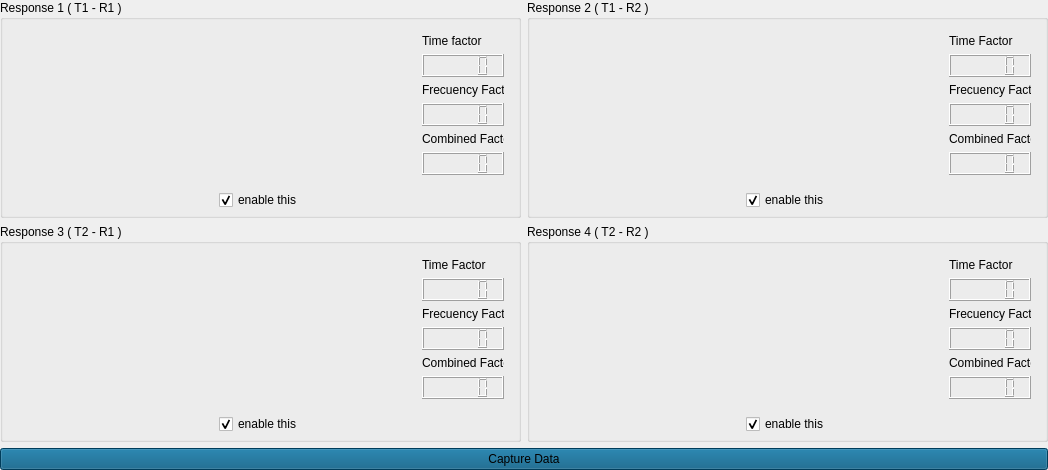
        <widget class="QWidget" name="widget_3" native="true">
         <layout class="QVBoxLayout" name="verticalLayout">
          <property name="leftMargin">
           <number>0</number>
          </property>
          <property name="topMargin">
           <number>0</number>
          </property>
          <property name="rightMargin">
           <number>0</number>
          </property>
          <property name="bottomMargin">
           <number>0</number>
          </property>
          <item>
           <widget class="QWidget" name="widget" native="true">
            <layout class="QGridLayout" name="gridLayout_6">
             <property name="leftMargin">
              <number>0</number>
             </property>
             <property name="topMargin">
              <number>0</number>
             </property>
             <property name="rightMargin">
              <number>0</number>
             </property>
             <property name="bottomMargin">
              <number>0</number>
             </property>
             <item row="0" column="0">
              <widget class="QGroupBox" name="asdf">
               <property name="title">
                <string>Response 1 ( T1 - R1 )</string>
               </property>
               <layout class="QVBoxLayout" name="verticalLayout_19">
                <property name="leftMargin">
                 <number>5</number>
                </property>
                <property name="topMargin">
                 <number>5</number>
                </property>
                <property name="rightMargin">
                 <number>5</number>
                </property>
                <property name="bottomMargin">
                 <number>5</number>
                </property>
                <item>
                 <widget class="QWidget" name="t1r1" native="true">
                  <layout class="QHBoxLayout" name="horizontalLayout_15">
                   <property name="spacing">
                    <number>0</number>
                   </property>
                   <property name="leftMargin">
                    <number>0</number>
                   </property>
                   <property name="topMargin">
                    <number>0</number>
                   </property>
                   <property name="rightMargin">
                    <number>0</number>
                   </property>
                   <property name="bottomMargin">
                    <number>0</number>
                   </property>
                   <item>
                    <widget class="QWidget" name="t1r1Graph" native="true"/>
                   </item>
                   <item>
                    <widget class="QWidget" name="widget_18" native="true">
                     <property name="maximumSize">
                      <size>
                       <width>100</width>
                       <height>16777215</height>
                      </size>
                     </property>
                     <layout class="QVBoxLayout" name="verticalLayout_4">
                      <item>
                       <widget class="QLabel" name="label_30">
                        <property name="text">
                         <string>Time factor</string>
                        </property>
                       </widget>
                      </item>
                      <item>
                       <widget class="QLCDNumber" name="t1r1Time"/>
                      </item>
                      <item>
                       <widget class="QLabel" name="label_31">
                        <property name="text">
                         <string>Frecuency Factor</string>
                        </property>
                       </widget>
                      </item>
                      <item>
                       <widget class="QLCDNumber" name="t1r1Frecuency"/>
                      </item>
                      <item>
                       <widget class="QLabel" name="label_32">
                        <property name="text">
                         <string>Combined Factor</string>
                        </property>
                       </widget>
                      </item>
                      <item>
                       <widget class="QLCDNumber" name="t1r1Combined"/>
                      </item>
                     </layout>
                    </widget>
                   </item>
                  </layout>
                 </widget>
                </item>
                <item>
                 <widget class="QWidget" name="widget_2" native="true">
                  <layout class="QHBoxLayout" name="horizontalLayout">
                   <property name="spacing">
                    <number>0</number>
                   </property>
                   <property name="leftMargin">
                    <number>0</number>
                   </property>
                   <property name="topMargin">
                    <number>0</number>
                   </property>
                   <property name="rightMargin">
                    <number>0</number>
                   </property>
                   <property name="bottomMargin">
                    <number>0</number>
                   </property>
                   <item>
                    <spacer name="horizontalSpacer_9">
                     <property name="orientation">
                      <enum>Qt::Horizontal</enum>
                     </property>
                     <property name="sizeHint" stdset="0">
                      <size>
                       <width>147</width>
                       <height>20</height>
                      </size>
                     </property>
                    </spacer>
                   </item>
                   <item>
                    <widget class="QCheckBox" name="t1r1Enable">
                     <property name="text">
                      <string>enable this</string>
                     </property>
                     <property name="checked">
                      <bool>true</bool>
                     </property>
                    </widget>
                   </item>
                   <item>
                    <spacer name="horizontalSpacer_10">
                     <property name="orientation">
                      <enum>Qt::Horizontal</enum>
                     </property>
                     <property name="sizeHint" stdset="0">
                      <size>
                       <width>146</width>
                       <height>20</height>
                      </size>
                     </property>
                    </spacer>
                   </item>
                  </layout>
                 </widget>
                </item>
               </layout>
              </widget>
             </item>
             <item row="0" column="1">
              <widget class="QGroupBox" name="asdfw">
               <property name="title">
                <string>Response 2 ( T1 - R2 )</string>
               </property>
               <layout class="QVBoxLayout" name="verticalLayout_6">
                <property name="leftMargin">
                 <number>5</number>
                </property>
                <property name="topMargin">
                 <number>5</number>
                </property>
                <property name="rightMargin">
                 <number>5</number>
                </property>
                <property name="bottomMargin">
                 <number>5</number>
                </property>
                <item>
                 <widget class="QWidget" name="t1r2" native="true">
                  <layout class="QHBoxLayout" name="horizontalLayout_10">
                   <property name="spacing">
                    <number>0</number>
                   </property>
                   <property name="leftMargin">
                    <number>0</number>
                   </property>
                   <property name="topMargin">
                    <number>0</number>
                   </property>
                   <property name="rightMargin">
                    <number>0</number>
                   </property>
                   <property name="bottomMargin">
                    <number>0</number>
                   </property>
                   <item>
                    <widget class="QWidget" name="t1r2Graph" native="true"/>
                   </item>
                   <item>
                    <widget class="QWidget" name="widget_23" native="true">
                     <property name="maximumSize">
                      <size>
                       <width>100</width>
                       <height>16777215</height>
                      </size>
                     </property>
                     <layout class="QVBoxLayout" name="verticalLayout_5">
                      <item>
                       <widget class="QLabel" name="label_33">
                        <property name="text">
                         <string>Time Factor </string>
                        </property>
                       </widget>
                      </item>
                      <item>
                       <widget class="QLCDNumber" name="t1r2Time"/>
                      </item>
                      <item>
                       <widget class="QLabel" name="label_34">
                        <property name="text">
                         <string>Frecuency Factor</string>
                        </property>
                       </widget>
                      </item>
                      <item>
                       <widget class="QLCDNumber" name="t1r2Frecuency"/>
                      </item>
                      <item>
                       <widget class="QLabel" name="label_35">
                        <property name="text">
                         <string>Combined Factor</string>
                        </property>
                       </widget>
                      </item>
                      <item>
                       <widget class="QLCDNumber" name="t1r2Combined"/>
                      </item>
                     </layout>
                    </widget>
                   </item>
                  </layout>
                 </widget>
                </item>
                <item>
                 <widget class="QWidget" name="widget_10" native="true">
                  <layout class="QHBoxLayout" name="horizontalLayout_2">
                   <property name="spacing">
                    <number>0</number>
                   </property>
                   <property name="leftMargin">
                    <number>0</number>
                   </property>
                   <property name="topMargin">
                    <number>0</number>
                   </property>
                   <property name="rightMargin">
                    <number>0</number>
                   </property>
                   <property name="bottomMargin">
                    <number>0</number>
                   </property>
                   <item>
                    <spacer name="horizontalSpacer_11">
                     <property name="orientation">
                      <enum>Qt::Horizontal</enum>
                     </property>
                     <property name="sizeHint" stdset="0">
                      <size>
                       <width>211</width>
                       <height>20</height>
                      </size>
                     </property>
                    </spacer>
                   </item>
                   <item>
                    <widget class="QCheckBox" name="t1r2Enable">
                     <property name="text">
                      <string>enable this</string>
                     </property>
                     <property name="checked">
                      <bool>true</bool>
                     </property>
                    </widget>
                   </item>
                   <item>
                    <spacer name="horizontalSpacer_12">
                     <property name="orientation">
                      <enum>Qt::Horizontal</enum>
                     </property>
                     <property name="sizeHint" stdset="0">
                      <size>
                       <width>211</width>
                       <height>20</height>
                      </size>
                     </property>
                    </spacer>
                   </item>
                  </layout>
                 </widget>
                </item>
               </layout>
              </widget>
             </item>
             <item row="1" column="0">
              <widget class="QGroupBox" name="f22e">
               <property name="title">
                <string>Response 3 ( T2 - R1 )</string>
               </property>
               <layout class="QVBoxLayout" name="verticalLayout_14">
                <property name="leftMargin">
                 <number>5</number>
                </property>
                <property name="topMargin">
                 <number>5</number>
                </property>
                <property name="rightMargin">
                 <number>5</number>
                </property>
                <property name="bottomMargin">
                 <number>5</number>
                </property>
                <item>
                 <widget class="QWidget" name="t2r1" native="true">
                  <layout class="QHBoxLayout" name="horizontalLayout_11">
                   <property name="spacing">
                    <number>0</number>
                   </property>
                   <property name="leftMargin">
                    <number>0</number>
                   </property>
                   <property name="topMargin">
                    <number>0</number>
                   </property>
                   <property name="rightMargin">
                    <number>0</number>
                   </property>
                   <property name="bottomMargin">
                    <number>0</number>
                   </property>
                   <item>
                    <widget class="QWidget" name="t2r1Graph" native="true"/>
                   </item>
                   <item>
                    <widget class="QWidget" name="widget_24" native="true">
                     <property name="maximumSize">
                      <size>
                       <width>100</width>
                       <height>16777215</height>
                      </size>
                     </property>
                     <layout class="QVBoxLayout" name="verticalLayout_8">
                      <item>
                       <widget class="QLabel" name="label_36">
                        <property name="text">
                         <string>Time Factor </string>
                        </property>
                       </widget>
                      </item>
                      <item>
                       <widget class="QLCDNumber" name="t2r1Time"/>
                      </item>
                      <item>
                       <widget class="QLabel" name="label_37">
                        <property name="text">
                         <string>Frecuency Factor</string>
                        </property>
                       </widget>
                      </item>
                      <item>
                       <widget class="QLCDNumber" name="t2r1Frecuency"/>
                      </item>
                      <item>
                       <widget class="QLabel" name="label_43">
                        <property name="text">
                         <string>Combined Factor</string>
                        </property>
                       </widget>
                      </item>
                      <item>
                       <widget class="QLCDNumber" name="t2r1Combined"/>
                      </item>
                     </layout>
                    </widget>
                   </item>
                  </layout>
                 </widget>
                </item>
                <item>
                 <widget class="QWidget" name="widget_26" native="true">
                  <layout class="QHBoxLayout" name="horizontalLayout_14">
                   <property name="spacing">
                    <number>0</number>
                   </property>
                   <property name="leftMargin">
                    <number>0</number>
                   </property>
                   <property name="topMargin">
                    <number>0</number>
                   </property>
                   <property name="rightMargin">
                    <number>0</number>
                   </property>
                   <property name="bottomMargin">
                    <number>0</number>
                   </property>
                   <item>
                    <spacer name="horizontalSpacer_15">
                     <property name="orientation">
                      <enum>Qt::Horizontal</enum>
                     </property>
                     <property name="sizeHint" stdset="0">
                      <size>
                       <width>211</width>
                       <height>20</height>
                      </size>
                     </property>
                    </spacer>
                   </item>
                   <item>
                    <widget class="QCheckBox" name="t2r1Enable">
                     <property name="text">
                      <string>enable this</string>
                     </property>
                     <property name="checked">
                      <bool>true</bool>
                     </property>
                    </widget>
                   </item>
                   <item>
                    <spacer name="horizontalSpacer_16">
                     <property name="orientation">
                      <enum>Qt::Horizontal</enum>
                     </property>
                     <property name="sizeHint" stdset="0">
                      <size>
                       <width>211</width>
                       <height>20</height>
                      </size>
                     </property>
                    </spacer>
                   </item>
                  </layout>
                 </widget>
                </item>
               </layout>
              </widget>
             </item>
             <item row="1" column="1">
              <widget class="QGroupBox" name="h4tge">
               <property name="title">
                <string>Response 4 ( T2 - R2 )</string>
               </property>
               <layout class="QVBoxLayout" name="verticalLayout_18">
                <property name="leftMargin">
                 <number>5</number>
                </property>
                <property name="topMargin">
                 <number>5</number>
                </property>
                <property name="rightMargin">
                 <number>5</number>
                </property>
                <property name="bottomMargin">
                 <number>5</number>
                </property>
                <item>
                 <widget class="QWidget" name="t2r2" native="true">
                  <layout class="QHBoxLayout" name="horizontalLayout_9">
                   <property name="spacing">
                    <number>0</number>
                   </property>
                   <property name="leftMargin">
                    <number>0</number>
                   </property>
                   <property name="topMargin">
                    <number>0</number>
                   </property>
                   <property name="rightMargin">
                    <number>0</number>
                   </property>
                   <property name="bottomMargin">
                    <number>0</number>
                   </property>
                   <item>
                    <widget class="QWidget" name="t2r2Graph" native="true"/>
                   </item>
                   <item>
                    <widget class="QWidget" name="widget_25" native="true">
                     <property name="maximumSize">
                      <size>
                       <width>100</width>
                       <height>16777215</height>
                      </size>
                     </property>
                     <layout class="QVBoxLayout" name="verticalLayout_9">
                      <item>
                       <widget class="QLabel" name="label_44">
                        <property name="text">
                         <string>Time Factor </string>
                        </property>
                       </widget>
                      </item>
                      <item>
                       <widget class="QLCDNumber" name="t2r2Time"/>
                      </item>
                      <item>
                       <widget class="QLabel" name="label_45">
                        <property name="text">
                         <string>Frecuency Factor</string>
                        </property>
                       </widget>
                      </item>
                      <item>
                       <widget class="QLCDNumber" name="t2r2Frecuency"/>
                      </item>
                      <item>
                       <widget class="QLabel" name="label_46">
                        <property name="text">
                         <string>Combined Factor</string>
                        </property>
                       </widget>
                      </item>
                      <item>
                       <widget class="QLCDNumber" name="t2r2Combined"/>
                      </item>
                     </layout>
                    </widget>
                   </item>
                  </layout>
                 </widget>
                </item>
                <item>
                 <widget class="QWidget" name="widget_20" native="true">
                  <layout class="QHBoxLayout" name="horizontalLayout_5">
                   <property name="spacing">
                    <number>0</number>
                   </property>
                   <property name="leftMargin">
                    <number>0</number>
                   </property>
                   <property name="topMargin">
                    <number>0</number>
                   </property>
                   <property name="rightMargin">
                    <number>0</number>
                   </property>
                   <property name="bottomMargin">
                    <number>0</number>
                   </property>
                   <item>
                    <spacer name="horizontalSpacer_13">
                     <property name="orientation">
                      <enum>Qt::Horizontal</enum>
                     </property>
                     <property name="sizeHint" stdset="0">
                      <size>
                       <width>211</width>
                       <height>20</height>
                      </size>
                     </property>
                    </spacer>
                   </item>
                   <item>
                    <widget class="QCheckBox" name="t2r2Enable">
                     <property name="text">
                      <string>enable this</string>
                     </property>
                     <property name="checked">
                      <bool>true</bool>
                     </property>
                    </widget>
                   </item>
                   <item>
                    <spacer name="horizontalSpacer_14">
                     <property name="orientation">
                      <enum>Qt::Horizontal</enum>
                     </property>
                     <property name="sizeHint" stdset="0">
                      <size>
                       <width>211</width>
                       <height>20</height>
                      </size>
                     </property>
                    </spacer>
                   </item>
                  </layout>
                 </widget>
                </item>
               </layout>
              </widget>
             </item>
            </layout>
           </widget>
          </item>
          <item>
           <widget class="QPushButton" name="captureData">
            <property name="styleSheet">
             <string notr="true">background-color: rgb(0, 85, 127);</string>
            </property>
            <property name="text">
             <string>Capture Data</string>
            </property>
           </widget>
          </item>
         </layout>
        </widget>
